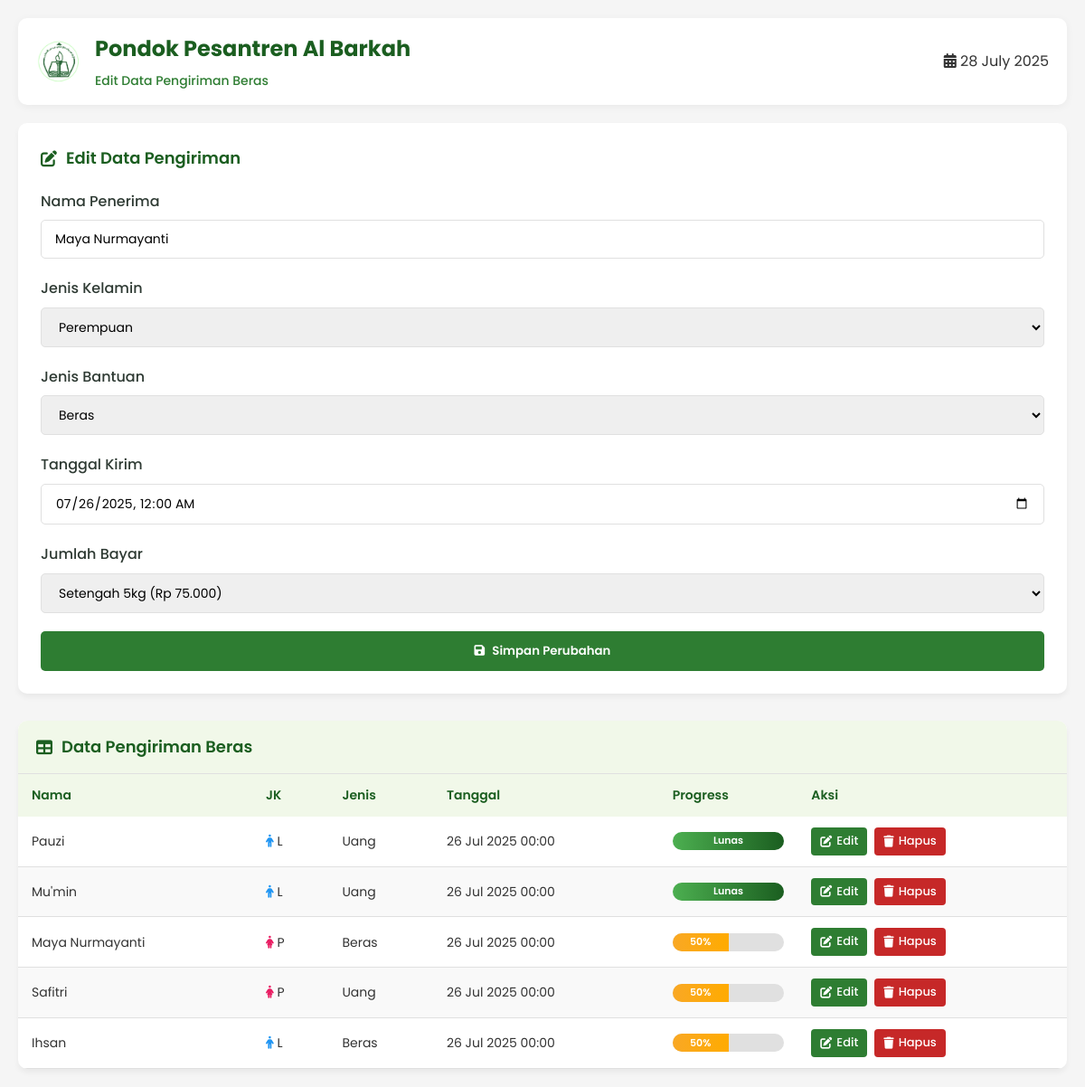
Screenshot of /edit.php?id=13 (signed in) with the database file from the repository.
### tables this page shows
CREATE TABLE `pengiriman_beras` (
  `id` int(11) NOT NULL,
  `nama` varchar(100) DEFAULT NULL,
  `jenis_kelamin` enum('L','P') DEFAULT NULL,
  `jenis` varchar(20) DEFAULT NULL,
  `tanggal` date DEFAULT NULL,
  `progres` int(11) DEFAULT NULL
);

### edit.php (the view, shortened to what this page needs)
<?php
include 'db.php';
$id = isset($_GET['id']) ? intval($_GET['id']) : 0;
$data = $koneksi->query("SELECT * FROM pengiriman_beras WHERE id = $id")->fetch_assoc();
?>
<!DOCTYPE html>
<html lang="id">
<head>
    <link rel="stylesheet" href="https://cdnjs.cloudflare.com/ajax/libs/font-awesome/6.0.0-beta3/css/all.min.css">
</head>
<body>
<div class="header">
    <div class="logo-container">
        <img src="logo.png" alt="Logo Al Barkah" class="logo">
        <div class="header-text">
            <h1>Pondok Pesantren Al Barkah</h1>
            <p>Edit Data Pengiriman Beras</p>
        </div>
    </div>
    <div class="period">
        <i class="fas fa-calendar-alt"></i>
        <span><?php echo date('d F Y'); ?></span>
    </div>
</div>
<div class="container">
    <div class="form-container">
        <h2 class="form-title"><i class="fas fa-edit"></i> Edit Data Pengiriman</h2>
        <form method="POST" action="proses_edit.php">
            <div class="form-group">
                <label for="nama">Nama Penerima</label>
                <input type="text" name="nama" id="nama" value="<?= $data['nama'] ?>" required>
            </div>
            <div class="form-group">
                <label for="jenis_kelamin">Jenis Kelamin</label>
                <select name="jenis_kelamin" id="jenis_kelamin" required>
                    <option value="P" <?= $data['jenis_kelamin'] == 'P' ? 'selected' : '' ?>>Perempuan</option>
                </select>
            </div>
            <div class="form-group">
                <label for="jenis">Jenis Bantuan</label>
                <select name="jenis" id="jenis" required>
                    <option value="Beras" <?= $data['jenis'] == 'Beras' ? 'selected' : '' ?>>Beras</option>
                </select>
            </div>
            <div class="form-group">
                <label for="tanggal">Tanggal Kirim</label>
                <input type="datetime-local" name="tanggal" id="tanggal"
                       value="<?= date('Y-m-d\TH:i', strtotime($data['tanggal'])) ?>" required>
            </div>
            <div class="form-group">
                <label for="progres">Jumlah Bayar</label>
                <select name="progres" id="progres" required>
                    <option value="75000" <?= $data['progres'] == 75000 ? 'selected' : '' ?>>Setengah 5kg (Rp 75.000)</option>
                </select>
            </div>
            <button type="submit" class="submit-btn">
                <i class="fas fa-save"></i> Simpan Perubahan
            </button>
        </form>
    </div>
    <div class="table-container">
        <div class="table-header">
            <h2><i class="fas fa-table"></i> Data Pengiriman Beras</h2>
        </div>
        <table>
            <thead>
                <tr>
                    <th>Nama</th>
                    <th>JK</th>
                    <th>Jenis</th>
                    <th>Tanggal</th>
                    <th>Progress</th>
                    <th>Aksi</th>
                </tr>
            </thead>
            <tbody>
                <?php
                $sql = "SELECT * FROM pengiriman_beras ORDER BY tanggal DESC";
                $result = $koneksi->query($sql);
                if ($result->num_rows > 0) {
                    while ($row = $result->fetch_assoc()) {
                        $warna = 'red';
                        $persen = 0;
                        $label = "Belum Bayar";
                        $gender_icon = ($row['jenis_kelamin'] == 'L') ?
                            '<i class="fas fa-male" style="color: #2196F3;"></i>' :
                            '<i class="fas fa-female" style="color: #E91E63;"></i>';
                        if ($row['progres'] >= 150000) {
                            $warna = 'green';
                            $persen = 100;
                            $label = "Lunas";
                        } elseif ($row['progres'] > 0) {
                            $warna = 'yellow';
                            $persen = round(($row['progres'] / 150000) * 100);
                            $label = $persen . "%";
                        }
                        echo "<tr>
                            <td>{$row['nama']}</td>
                            <td>{$gender_icon} {$row['jenis_kelamin']}</td>
                            <td>{$row['jenis']}</td>
                            <td>" . date('d M Y H:i', strtotime($row['tanggal'])) . "</td>
                            <td>
                                <div class='progress-container'>
                                    <div class='progress-bar $warna' style='width: {$persen}%'>{$label}</div>
                                </div>
                            </td>
                            <td>
                                <div class='actions'>
                                    <a href='edit.php?id={$row['id']}' class='action-btn edit-btn'>
                                        <i class='fas fa-edit'></i> Edit
                                    </a>
                                    <a href='hapus.php?id={$row['id']}' class='action-btn delete-btn' onclick=\"return confirm('Yakin hapus data ini?')\">
                                        <i class='fas fa-trash'></i> Hapus
                                    </a>
                                </div>
                            </td>
                        </tr>";
                    }
                } else {
                    echo "<tr><td colspan='6' style='text-align: center; padding: 20px;'>Tidak ada data ditemukan</td></tr>";
                }
                ?>
            </tbody>
        </table>
    </div>
</div>
</body>
</html>

### edit.php (style rules this page uses)
:root { --primary: #2e7d32; --primary-light: #4caf50; --primary-dark: #1b5e20; --secondary: #8bc34a; --danger: #c62828; --warning: #f9a825; --info: #0288d1; --light: #f1f8e9; --light-gray: #f5f5f5; --dark: #2e3a33; --border: #e0e0e0; --text: #333; --text-light: #757575; }
* { margin: 0; padding: 0; box-sizing: border-box; font-family: 'Poppins', sans-serif; }
body { background-color: #f5f5f5; color: var(--text); line-height: 1.6; padding: 20px; }
.header { display: flex; justify-content: space-between; align-items: center; margin-bottom: 20px; padding: 15px 20px; background-color: white; border-radius: 10px; box-shadow: 0 2px 10px rgba(0,0,0,0.05); }
.logo-container { display: flex; align-items: center; gap: 15px; }
.logo { height: 50px; width: auto; }
.header-text h1 { color: var(--primary-dark); font-size: 24px; font-weight: 700; margin-bottom: 5px; }
.header-text p { color: var(--primary); font-size: 14px; font-weight: 500; }
.container { display: flex; gap: 30px; margin-top: 20px; }
.form-container { flex: 1; background: white; border-radius: 10px; padding: 25px; box-shadow: 0 4px 6px rgba(0, 0, 0, 0.05); height: fit-content; }
.form-title { font-size: 18px; font-weight: 600; color: var(--primary-dark); margin-bottom: 20px; display: flex; align-items: center; gap: 10px; }
.form-group { margin-bottom: 20px; }
.form-group label { display: block; font-weight: 500; color: var(--dark); margin-bottom: 8px; }
.form-group input, .form-group select { width: 100%; padding: 10px 15px; border: 1px solid var(--border); border-radius: 5px; font-size: 14px; transition: all 0.3s; }
.submit-btn { width: 100%; padding: 12px; background-color: var(--primary); color: white; border: none; border-radius: 5px; font-weight: 600; cursor: pointer; transition: all 0.3s; display: flex; align-items: center; justify-content: center; gap: 8px; }
.table-container { flex: 2; background: white; border-radius: 10px; box-shadow: 0 4px 6px rgba(0, 0, 0, 0.05); overflow: hidden; }
.table-header { padding: 15px 20px; border-bottom: 1px solid var(--border); display: flex; justify-content: space-between; align-items: center; background-color: var(--light); }
.table-header h2 { font-size: 18px; font-weight: 600; color: var(--primary-dark); display: flex; align-items: center; gap: 10px; }
table { width: 100%; border-collapse: collapse; }
th { background-color: var(--light); color: var(--primary-dark); padding: 12px 15px; text-align: left; font-weight: 600; font-size: 14px; }
td { padding: 12px 15px; border-bottom: 1px solid var(--border); font-size: 14px; }
tr:nth-child(even) { background-color: #f9f9f9; }
.actions { display: flex; gap: 8px; }
.action-btn { padding: 5px 10px; border-radius: 4px; text-decoration: none; font-size: 13px; font-weight: 500; transition: all 0.3s; display: flex; align-items: center; gap: 5px; }
.edit-btn { background-color: var(--primary); color: white; }
.delete-btn { background-color: var(--danger); color: white; }
.progress-container { width: 100%; height: 20px; background-color: #e0e0e0; border-radius: 10px; overflow: hidden; }
.progress-bar { height: 100%; display: flex; align-items: center; justify-content: center; color: white; font-weight: 600; font-size: 11px; transition: width 0.6s ease; }
.green { background: linear-gradient(90deg, var(--primary-light), var(--primary-dark)); }
.yellow { background: linear-gradient(90deg, var(--warning), #ffab00); }
@media (max-width: 1200px) { .container { flex-direction: column; } }
@media (max-width: 1200px) { .form-container, .table-container { width: 100%; } }

### rows the page displays
pengiriman_beras: nama "Maya Nurmayanti", jenis_kelamin "Perempuan", jenis "Beras", tanggal "07/26/2025 00:00", progres "Setengah 5kg (Rp 75.000)", jenis_kelamin "P", tanggal "26 Jul 2025 00:00", progres "50%"
pengiriman_beras: nama "Pauzi", jenis_kelamin "L", jenis "Uang", tanggal "26 Jul 2025 00:00", progres "Lunas"
pengiriman_beras: nama "Mu'min", jenis_kelamin "L", jenis "Uang", tanggal "26 Jul 2025 00:00", progres "Lunas"
pengiriman_beras: nama "Safitri", jenis_kelamin "P", jenis "Uang", tanggal "26 Jul 2025 00:00", progres "50%"
pengiriman_beras: nama "Ihsan", jenis_kelamin "L", jenis "Beras", tanggal "26 Jul 2025 00:00", progres "50%"
